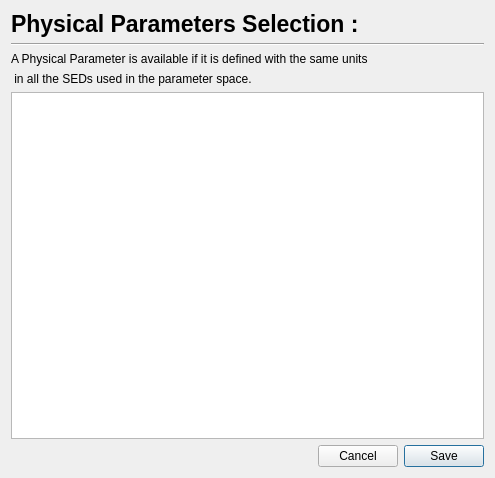
<?xml version="1.0" encoding="UTF-8"?>
<ui version="4.0">
 <class>Euclid::PhzQtUI::DialogSelectParam</class>
 <widget class="QDialog" name="Euclid::PhzQtUI::DialogSelectParam">
  <property name="geometry">
   <rect>
    <x>0</x>
    <y>0</y>
    <width>495</width>
    <height>478</height>
   </rect>
  </property>
  <property name="windowTitle">
   <string>Physical Parameter Selection</string>
  </property>
  <layout class="QVBoxLayout" name="verticalLayout">
   <item>
    <layout class="QHBoxLayout" name="horizontalLayout_2">
     <item>
      <widget class="QLabel" name="label_2">
       <property name="font">
        <font>
         <pointsize>17</pointsize>
         <weight>75</weight>
         <bold>true</bold>
        </font>
       </property>
       <property name="text">
        <string>Physical Parameters Selection :</string>
       </property>
      </widget>
     </item>
     <item>
      <spacer name="horizontalSpacer_4">
       <property name="orientation">
        <enum>Qt::Horizontal</enum>
       </property>
       <property name="sizeHint" stdset="0">
        <size>
         <width>40</width>
         <height>20</height>
        </size>
       </property>
      </spacer>
     </item>
    </layout>
   </item>
   <item>
    <widget class="Line" name="line">
     <property name="orientation">
      <enum>Qt::Horizontal</enum>
     </property>
    </widget>
   </item>
   <item>
    <widget class="QLabel" name="label">
     <property name="text">
      <string>A Physical Parameter is available if it is defined with the same units</string>
     </property>
    </widget>
   </item>
   <item>
    <widget class="QLabel" name="label_3">
     <property name="text">
      <string> in all the SEDs used in the parameter space.</string>
     </property>
    </widget>
   </item>
   <item>
    <widget class="QTableView" name="table_param"/>
   </item>
   <item>
    <layout class="QHBoxLayout" name="horizontalLayout_4">
     <item>
      <spacer name="horizontalSpacer_2">
       <property name="orientation">
        <enum>Qt::Horizontal</enum>
       </property>
       <property name="sizeHint" stdset="0">
        <size>
         <width>40</width>
         <height>20</height>
        </size>
       </property>
      </spacer>
     </item>
     <item>
      <widget class="QPushButton" name="btn_cancel">
       <property name="text">
        <string>Cancel</string>
       </property>
       <property name="autoDefault">
        <bool>false</bool>
       </property>
       <property name="default">
        <bool>false</bool>
       </property>
      </widget>
     </item>
     <item>
      <widget class="QPushButton" name="btn_save">
       <property name="text">
        <string>Save</string>
       </property>
       <property name="checkable">
        <bool>false</bool>
       </property>
       <property name="autoDefault">
        <bool>false</bool>
       </property>
       <property name="default">
        <bool>true</bool>
       </property>
      </widget>
     </item>
    </layout>
   </item>
  </layout>
 </widget>
 <resources/>
 <connections/>
</ui>
